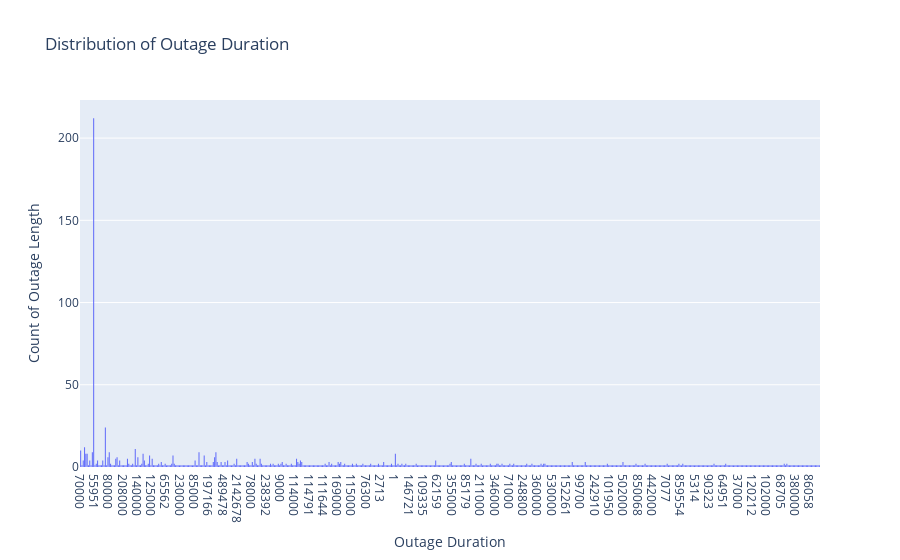

Notebook source saved alongside this figure:
### Code cell
import plotly.graph_objects as go

# Make the distribution plot using Plotly
fig = go.Figure(data=[go.Histogram(x=outages1["CUSTOMERS.AFFECTED"])])
fig.update_layout(
    title="Distribution of Outage Duration",
    xaxis_title="Outage Duration",
    yaxis_title="Count of Outage Length"
)
fig.show()

# Save the plot as HTML to a file
fig.write_html('fig1.html', include_plotlyjs='cdn')

### Figure 1 — Plotly figure (JSON) as saved in the notebook; plotly's stock layout.template omitted (floating-point values rounded to 4 significant figures; data arrays with more than 128 entries replaced by an {"elided": "..."} marker saying what was removed)
{"data": [{"type": "histogram", "x": {"elided": "1534 str values"}}], "layout": {"title": {"text": "Distribution of Outage Duration"}, "xaxis": {"title": {"text": "Outage Duration"}}, "yaxis": {"title": {"text": "Count of Outage Length"}}}}
